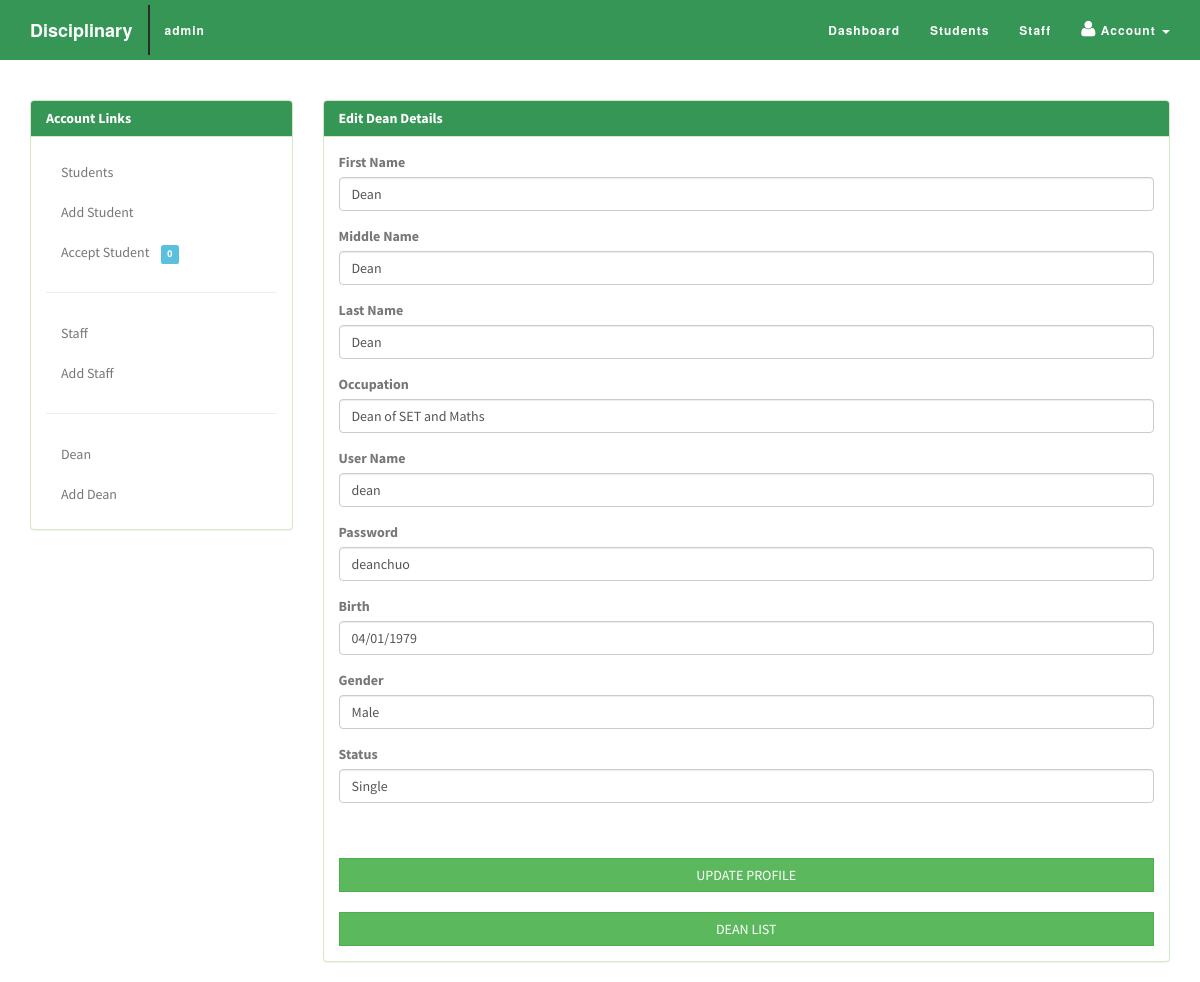
Screenshot of /admin/editdean.php?id=1 (signed in) with the database file from the repository.
### tables this page shows
CREATE TABLE IF NOT EXISTS `dean` (
  `id` int(255) NOT NULL AUTO_INCREMENT,
  `username` varchar(150) NOT NULL,
  `password` varchar(150) NOT NULL,
  `fname` varchar(150) NOT NULL,
  `mname` varchar(150) NOT NULL,
  `lname` varchar(150) NOT NULL,
  `occupation` varchar(150) NOT NULL,
  `birth` varchar(150) NOT NULL,
  `gender` varchar(150) NOT NULL,
  `status` varchar(150) NOT NULL,
  `usertype` varchar(150) NOT NULL,
  PRIMARY KEY (`id`)
);

### admin/editdean.php (the view, shortened to what this page needs)
<?php
$id = $_GET['id'];
$result = mysql_query("SELECT * FROM dean WHERE id='$id'");
while($row = mysql_fetch_array($result))
  {
	$uname=$row['username'];
	$password=$row['password'];
	$occupation=$row['occupation'];
	$fname=$row['fname'];
	$mname=$row['mname'];
	$lname=$row['lname'];
	$birth=$row['birth'];
	$gender=$row['gender'];
	$status=$row['status'];
  }
?>
<?php
extract($_POST);
?>
<!DOCTYPE html>
<html lang="en-US" class="no-js">
	<head>
		<link rel="stylesheet" href="../css/bootstrap.css">
		<link rel="stylesheet" href="../css/bootstrap.min.css">
		<link rel="stylesheet" href="../css/font-awesome.css">
		<link rel="stylesheet" href="../css/font-awesome.min.css">
		<link rel="stylesheet" href="../css/animate.min.css">
		<link rel="stylesheet" href="../css/bootstrapValidator.min.css">
		<link rel="stylesheet" href="../css/admin.css">
     </head>
<body>
     <div class="navbar navbar-default navbar-fixed-top">
        <div class="container">
            <div class="navbar-header">
                <a class="navbar-brand"> Disciplinary</a>
            </div>
            <div class="collapse navbar-collapse novelist-nav">
			   <ul class="nav navbar-nav navbar-left">
                    <li>
                        <a class="user"><?php
			   $username =$_SESSION['username'];
			   $result = mysql_query("SELECT * FROM admin WHERE username='$username'");
			   while($row = mysql_fetch_array($result))
						{
						echo $row['username'];
						} ?></a>
                    </li>
				</ul>
                <ul class="nav navbar-nav navbar-right">
                    <li>
                        <a href="../admin/">Dashboard</a>
                    </li>
                    <li>
                        <a href="studentslist.php">Students</a>
                    </li>
                    <li>
                        <a href="stafflist.php">Staff</a>
                    </li>
					<li class="dropdown user-dropdown">
              <a href="#" class="dropdown-toggle" data-toggle="dropdown"><i class="fa fa-user"></i>&nbsp;Account<b>
			  </b> <b class="caret"></b></a>
            </li>
                </ul>
            </div>
        </div>
    </div>
	 <section class="admin" id="admin">
     <div class="container">
		  <div class="row">
			 <div id="sidebar" class="col-md-3">
				<div class="panel panel-success">
					<div class="panel-heading">
						<h5 class="panel-title">Account Links</h5>
					</div>
					<div id="sidenav" class="panel-body">
					   <ul class="list-unstyled nav sidenav">
					     <li><a href="studentslist.php">Students</a></li>
						 <li><a href="addstudent.php">Add Student</a></li>
						 <li><a href="acceptstudent.php">Accept Student&nbsp;&nbsp;&nbsp;
						 <span class="label label-info">
						 <?php
			   $result = mysql_query("SELECT * FROM student WHERE accepted=0");
               $num_rows = mysql_num_rows($result);
               echo $num_rows; ?>
			   </span>
			             </a></li>
						 <hr>
						 <li><a href="stafflist.php">Staff</a></li>
						 <li><a href="addstaff.php">Add Staff</a></li>
						 <hr>
						 <li><a href="deanlist.php">Dean</a></li>
						 <li><a href="adddean.php">Add Dean</a></li>
					  </ul>
					</div>
				</div>
			</div>
			<div class="col-md-9">
	         <div id="welcome" class="panel panel-success">
			   <div class="panel-heading">
				  <h3 class="panel-title">Edit Dean Details</h3>
			   </div>
			   <div class="panel-body">
			    <form role="form" method="post" id="editform">
				  <div class="form-group">
				    <label>First Name</label>
					<input name="fname" type="text" value="<?php echo $fname?>" class="form-control">
				  </div>
				  <div class="form-group">
				    <label>Middle Name</label>
					<input name="mname" type="text" value="<?php echo $mname?>" class="form-control">
				  </div>
				  <div class="form-group">
				    <label>Last Name</label>
					<input name="lname" type="text" value="<?php echo $lname?>" class="form-control">
				  </div>
				  <div class="form-group">
				    <label>Occupation</label>
					<input name="occupation" type="text" value="<?php echo $occupation?>" class="form-control">
				  </div>
				  <div class="form-group">
				    <label>User Name</label>
					<input name="uname" type="text" value="<?php echo $uname?>" class="form-control">
				  </div>
				  <div class="form-group">
				    <label>Password</label>
					<input name="password" type="text" value="<?php echo $password?>" class="form-control">
				  </div>
				  <div class="form-group">
				    <label>Birth</label>
					<input name="birth" type="text" value="<?php echo $birth?>" class="form-control">
				  </div>
				  <div class="form-group">
				    <label>Gender</label>
					<input name="gender" type="text" value="<?php echo $gender?>" class="form-control">
				  </div>
				  <div class="form-group">
				    <label>Status</label>
					<input name="status" type="text" value="<?php echo $status?>" class="form-control">
				  </div>
				  <div>
				  <br/><br/>
				  <button type="submit" name="edit" class="btn btn-large btn-success full-width">UPDATE PROFILE</button><br/><br/>
				  <a href="stafflist.php" class="btn btn-large btn-success full-width">DEAN LIST</a><br/>
				  </div>
				</form>
			   </div>
			   </div>
			  </div>
			 </div>
			</div>
		  	</section>
</body>
</html>

### css/admin.css (style rules this page uses)
html, body { height: 100%; width: 100%; font-family: 'Source Sans Pro', Helvetica, Arial, sans-serif; color: #FFFFFF; }
a:link,a:visited { outline: 0; }
h1, h2, h3, h4, h5, h6 { color: #777; font-weight: 300; }
.navbar { font-family: Montserrat,"Helvetica Neue",Helvetica,Arial,sans-serif; font-weight: 700; background: #369656; padding: 5px 0; float:none; text-align: center; vertical-align: middle; -webkit-transition: padding .3s; -moz-transition: padding .3s; transition: padding .3s; }
.navbar .nav li a { color: #FFFFFF; font-size: 12px; }
.navbar .nav li a i { color: #FFFFFF; font-size: 18px; }
.navbar .nav li .user { color: #FFFFFF; font-size: 12px; border-left: 2px solid #2b2b2b; }
.navbar .navbar-nav { letter-spacing: 1px; }
.navbar-default, .navbar-inverse { border: 0; }
.navbar-fixed-top .navbar-brand { font-weight: 700; color: #fff; -webkit-transition: all .3s; -moz-transition: all .3s; transition: all .3s; }
.admin { background: #fff; padding-top: 100px; overflow:hidden; color: #777; }
.admin .panel .panel-heading { background: #369656; color: #fff; }
.admin .panel .panel-heading .panel-title { font-size: 14px; font-weight: 700; }
.admin .panel .panel-body { color: #777; font-weight: 400; }
.admin .panel .panel-body ul li a { text-decoration: none; color: #777; font-weight: 400; }
.full-width { width: 100%; border-radius: 0px; }
.admin .col-md-9 { color: #777; font-weight: 400; }

### rows the page displays
dean: fname "Dean", mname "Dean", lname "Dean", occupation "Dean of SET and Maths", uname "dean", password "deanchuo", birth "04/01/1979", gender "Male", status "Single"

### other values shown
$row['username'] "admin"
$num_rows "0"
